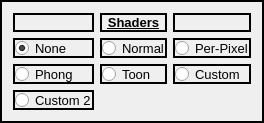
        <widget class="QFrame" name="frame_7">
         <property name="styleSheet">
          <string notr="true">border: 2px solid black;</string>
         </property>
         <property name="frameShape">
          <enum>QFrame::StyledPanel</enum>
         </property>
         <property name="frameShadow">
          <enum>QFrame::Raised</enum>
         </property>
         <layout class="QGridLayout" name="gridLayout_6">
          <item row="0" column="0">
           <layout class="QGridLayout" name="shadersGrid">
            <item row="0" column="0">
             <widget class="QWidget" name="widget_16" native="true"/>
            </item>
            <item row="1" column="0">
             <widget class="QRadioButton" name="noShaderButton">
              <property name="font">
               <font>
                <pointsize>10</pointsize>
               </font>
              </property>
              <property name="text">
               <string>None</string>
              </property>
              <property name="checked">
               <bool>true</bool>
              </property>
              <attribute name="buttonGroup">
               <string notr="true">buttonGroup</string>
              </attribute>
             </widget>
            </item>
            <item row="1" column="2">
             <widget class="QRadioButton" name="perPixelShaderButton">
              <property name="font">
               <font>
                <pointsize>10</pointsize>
               </font>
              </property>
              <property name="text">
               <string>Per-Pixel</string>
              </property>
              <attribute name="buttonGroup">
               <string notr="true">buttonGroup</string>
              </attribute>
             </widget>
            </item>
            <item row="0" column="1">
             <widget class="QLabel" name="shaderLabel">
              <property name="font">
               <font>
                <pointsize>10</pointsize>
                <bold>true</bold>
                <underline>true</underline>
               </font>
              </property>
              <property name="text">
               <string>Shaders</string>
              </property>
              <property name="alignment">
               <set>Qt::AlignCenter</set>
              </property>
             </widget>
            </item>
            <item row="1" column="1">
             <widget class="QRadioButton" name="normalShaderButton">
              <property name="font">
               <font>
                <pointsize>10</pointsize>
               </font>
              </property>
              <property name="text">
               <string>Normal</string>
              </property>
              <attribute name="buttonGroup">
               <string notr="true">buttonGroup</string>
              </attribute>
             </widget>
            </item>
            <item row="0" column="2">
             <widget class="QWidget" name="widget_17" native="true"/>
            </item>
            <item row="2" column="0">
             <widget class="QRadioButton" name="phongShaderButton">
              <property name="font">
               <font>
                <pointsize>10</pointsize>
               </font>
              </property>
              <property name="text">
               <string>Phong</string>
              </property>
              <attribute name="buttonGroup">
               <string notr="true">buttonGroup</string>
              </attribute>
             </widget>
            </item>
            <item row="2" column="1">
             <widget class="QRadioButton" name="toonShaderButton">
              <property name="font">
               <font>
                <pointsize>10</pointsize>
               </font>
              </property>
              <property name="text">
               <string>Toon</string>
              </property>
              <attribute name="buttonGroup">
               <string notr="true">buttonGroup</string>
              </attribute>
             </widget>
            </item>
            <item row="2" column="2">
             <widget class="QRadioButton" name="custom1ShaderButton">
              <property name="font">
               <font>
                <pointsize>10</pointsize>
               </font>
              </property>
              <property name="text">
               <string>Custom</string>
              </property>
              <attribute name="buttonGroup">
               <string notr="true">buttonGroup</string>
              </attribute>
             </widget>
            </item>
            <item row="3" column="0">
             <widget class="QRadioButton" name="custom2ShaderButton">
              <property name="font">
               <font>
                <pointsize>10</pointsize>
               </font>
              </property>
              <property name="text">
               <string>Custom 2</string>
              </property>
              <attribute name="buttonGroup">
               <string notr="true">buttonGroup</string>
              </attribute>
             </widget>
            </item>
           </layout>
          </item>
         </layout>
        </widget>
